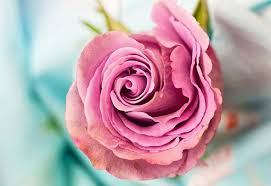
#> input picture img01.jpg, 271 x 186 px
$ python patchExtraction.py
#> lines starting #> are read from the running program, lines starting #| are printed output that depends on the picture; long printed decimals are rounded
#> further down, img is the input picture: shape (186, 271, 3); mean B, G, R 171.9, 163.3, 189.9
#> `img = cv2.cvtColor(img, cv2.COLOR_RGB2Lab)`: img: shape (186, 271, 3); mean of channels 0, 1, 2 175.2, 138.3, 115.4
# -*- coding: utf-8 -*-
"""
Spyder Editor

This is a temporary script file.
"""

from sklearn.feature_extraction import image
from sklearn.decomposition import PCA
import numpy as np
import pandas as pd
import cv2
import matplotlib.pyplot as plt
import math
from numpy.linalg import norm

def squareMatrix(a, n):
    #print ("LLL", a[:10][:10])
    b = [[[0 for k in range(3)] for i in range(n)] for j in range(n)]
    for i in range(len(a)):
        for j in range(len(a[i])):
            for k in range(3):
                b[i][j][k] = a[i][j][k]
    return b

def superPixel(image, K):
#> called with K = 20
    img = image
    m = 10
    N = len(img) * len(img[0])
#> N = 50406
    S = int(round(math.sqrt(N/K)))
#> S = 50
    val = m/S
#> val = 0.2
    l, a, b = cv2.split(img)
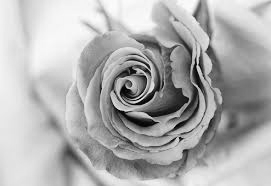
#> l: shape (186, 271); min 2, max 254, mean 175.2
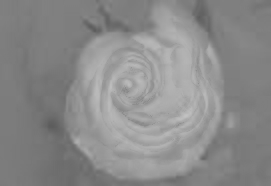
#> a: shape (186, 271); min 92, max 194, mean 138.3
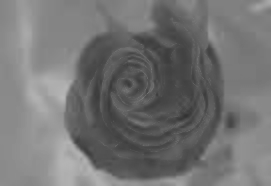
#> b: shape (186, 271); min 50, max 184, mean 115.4
    C = []
    prev = 0
    threshold = 0.05
    print (len(img), len(img[0]))
#| 186 271
    index, kx, ky = 0, 0, 0
    for k in range(K):
        t = k * S
        ky += S
        kx = index*S
        if (abs(ky - len(img[0])) < S):
            ky = 0
            index += 1
        #print (kx, ky)
        C.append([l[kx][ky], a[kx][ky], b[kx][ky], kx, ky])
#> this loop made 20 passes
#> (t, kx) on passes 1 to 12: (0, 0), (50, 0), (100, 0), (150, 0), (200, 0), (250, 50), (300, 50), (350, 50), (400, 50), (450, 50), (500, 100), (550, 100)
#> after the loop, C = 20 items, first 6: [232, 128, 133, 0, 50], [230, 123, 122, 0, 100], [245, 122, 137, 0, 150], [133, 109, 111, 0, 200], [240, 127, 133, 0, 0], [246, 127, 134, 50, 50]; index = 4; ky = 0
    while(1):
        D_s = [[float('inf') for i in range(len(img[0]))] for j in range(len(img))]
#> D_s = 186 items
        C_c = [[0 for i in range(len(img[0]))] for j in range(len(img))]
#> C_c = 186 items
        C_sum = [[0 for i in range(len(C[0]))] for j in range(len(C))]
#> C_sum = 20 items, first 6: [0, 0, 0, 0, 0], [0, 0, 0, 0, 0], [0, 0, 0, 0, 0], [0, 0, 0, 0, 0], [0, 0, 0, 0, 0], [0, 0, 0, 0, 0]
        k_sum = [0 for i in range(K)]
        index, kx, ky = 0, 0, 0
        for k in range(K):
            t = k * S
            ky += S
            kx += index*S
            if (abs(ky - len(img[0])) < S):
                ky = 0
                index += 1
            c0 = C[k][0]
            c1 = C[k][1]
            c2 = C[k][2]
            c3 = C[k][3]
            c4 = C[k][4]
            #specify start as 0 or kx-2*S
            istart = kx-2*S if (kx-2*S) >= 0 else 0
            iend = kx+2*S if (kx+2*S) < len(img) else len(img) - 1
            jstart = ky-2*S if (ky-2*S) >= 0 else 0
            jend = ky+2*S if (ky+2*S) < len(img[0]) else len(img[0]) - 1
            #instead of calculating for every pixel, we choose this particular range
            for i in range(istart, iend):
                for j in range(jstart, jend):
                    d_lab = math.sqrt((c0 - l[i][j])**2 + (c1 - a[i][j])**2 + (c2 - b[i][j])**2)
                    d_xy = math.sqrt((c3 - i)**2 + (c4 - j)**2)
                    d_s = d_lab + val*d_xy
                    if (d_s < D_s[i][j]):
                        D_s[i][j] = d_s
                        C_c[i][j] = k
                        img[i][j] = C[k][:3]
#> this loop made 20 passes
#> (t, kx, c0, c1, c2, c3, c4) on passes 1 to 12: (0, 0, 232, 128, 133, 0, 50), (50, 0, 230, 123, 122, 0, 100), (100, 0, 245, 122, 137, 0, 150), (150, 0, 133, 109, 111, 0, 200), (200, 0, 240, 127, 133, 0, 0), (250, 50, 246, 127, 134, 50, 50), (300, 100, 148, 163, 79, 50, 100), (350, 150, 175, 158, 85, 50, 150), (400, 200, 129, 161, 88, 50, 200), (450, 250, 241, 125, 139, 50, 0), (500, 350, 209, 120, 155, 100, 50), (550, 450, 184, 161, 86, 100, 100)
#> img: shape (186, 271, 3); mean of channels 0, 1, 2 194, 136, 113.1
#> after the loop, index = 4; kx = 1500; ky = 0
        for i in range(len(img)):
            for j in range(len(img[0])):
                if (np.isinf(D_s[i][j])):
                    D_s[i][j] = 0
        current = np.sum(D_s)
#> current = 11817274.3
        print(current)#, np.isinf(D_s)
#| 11817274.255
        #calculating new clusters
        for i in range(len(img)):
            for j in range(len(img[0])):
                k = C_c[i][j]
                C_sum[k][0] += l[i][j]
                C_sum[k][1] += a[i][j]
                C_sum[k][2] += b[i][j]
                C_sum[k][3] += i
                C_sum[k][4] += j
                k_sum[k] += 1
#> after the loop, C_sum = 20 items; k_sum = [2627, 6059, 5158, 5528, 846, 9518, 2714, 5522, 9987, 2447, 0, 0, 0, 0, 0, 0, 0, 0, 0, 0]
        for k in range(K):
            if (k_sum[k] > 0):
                C[k][:] = [x / k_sum[k] for x in C_sum[k]]
            else:
                C[k][:] = [0*x for x in C_sum[k]]
#> after the loop, C = 20 items
        if not (prev == 0):
            #print("H", (current - prev) / prev)
            if (abs((current - prev) / prev) < threshold):
                break
        prev = current
#> prev = 11817274.3
        img = cv2.cvtColor(img, cv2.COLOR_Lab2RGB)
        #print (img[100:][:])
        plt.imshow(img)
        img = cv2.cvtColor(img, cv2.COLOR_RGB2Lab)
#> img: shape (186, 271, 3); mean of channels 0, 1, 2 194.2, 136, 113.1
    return img

#img = mpimg.imread("img01.jpg", )
img = cv2.imread("img01.jpg")
img = cv2.cvtColor(img, cv2.COLOR_RGB2Lab)
#img = cv2.imread("img01.jpg",cv2.IMREAD_GRAYSCALE)
#img = squareMatrix(img, max(img.shape[0], img.shape[1]))
img = superPixel(img, 20)
#> img: shape (186, 271, 3); mean of channels 0, 1, 2 174.4, 137.8, 114.6
img = cv2.cvtColor(img, cv2.COLOR_Lab2RGB)
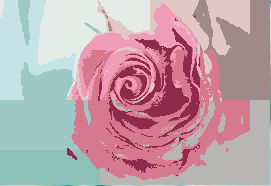
#> img: shape (186, 271, 3); mean B, G, R 170.2, 162.9, 190.2
img = cv2.cvtColor(img, cv2.COLOR_RGB2GRAY)
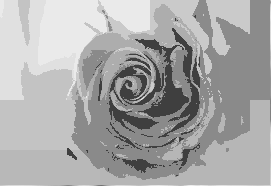
#> img: shape (186, 271); min 63, max 238, mean 168.2

plt.imsave('test.png', img)
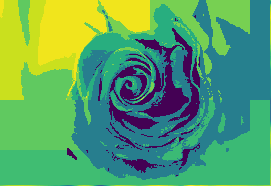
#> saved as test.png: shape (186, 271, 3); mean R, G, B 87.7, 160.7, 103.2
#img = cv2.cvtColor(np.array(img, 'uint8'), cv2.COLOR_BGR2GRAY)
#plt.imshow(img)
#pad image to center and include the corner pixels in the patches
#patches = image.extract_patches_2d(img, (100, 100))
#print(patches.shape)
#find average patch
#find distance between each patch and avg patch and normalize by max distance
#pca = PCA(n_components=2)
#for patch in patches[:1]:
#    principalComponents = pca.fit_transform(patch)
#    principalDf = pd.DataFrame(data = principalComponents, columns = ['principal component 1', 'principal component 2'])
#    #finalDf = pd.concat([principalDf, df[['target']]], axis = 1)
#    #print (principalDf)

#find M SLIC regions
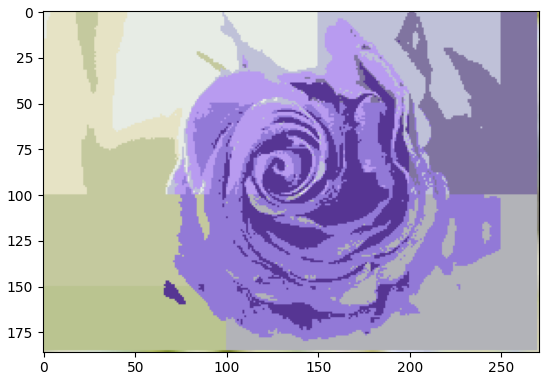
#> figure drawn by matplotlib, 1 panel; B, G, R data is drawn as R, G, B
